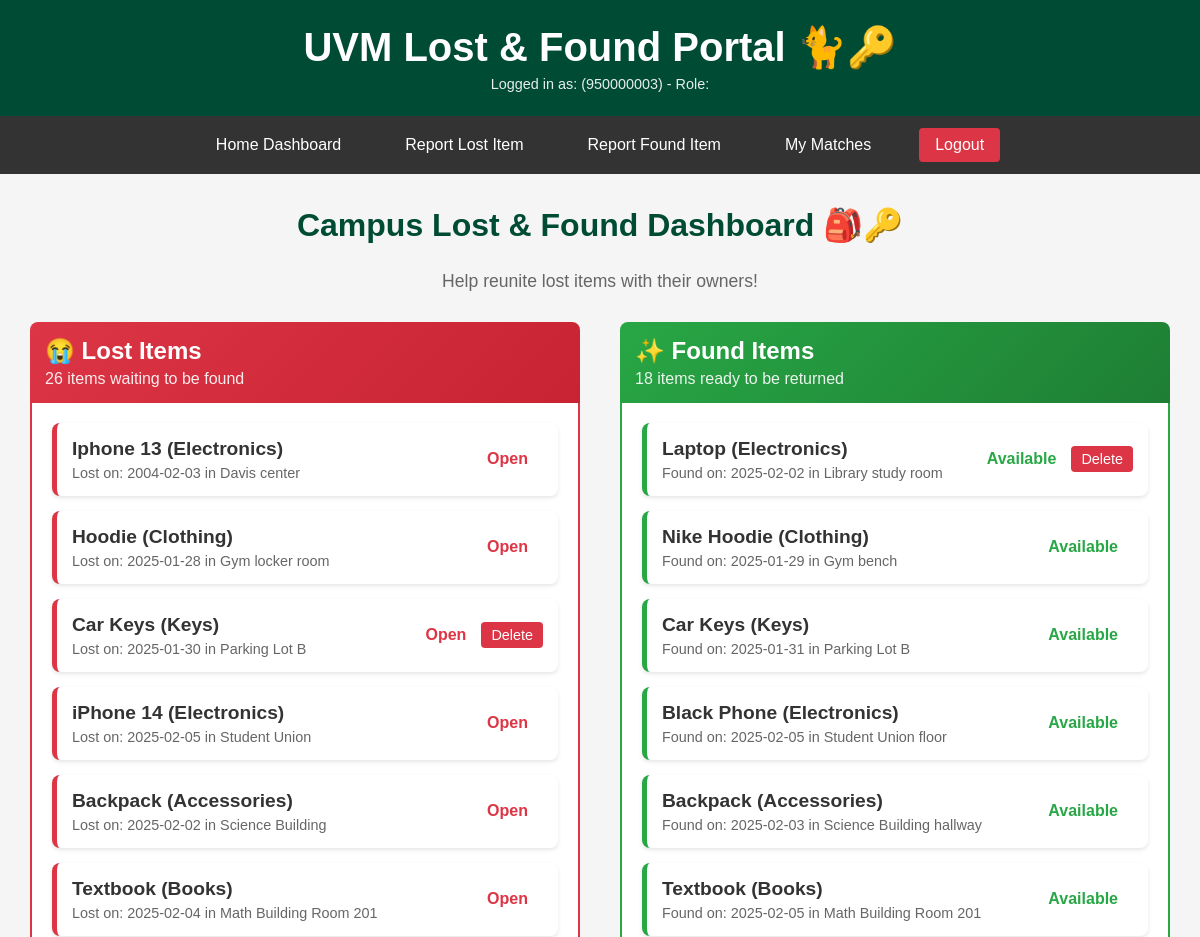
Page / (signed in, upper part) on the earlier database version.
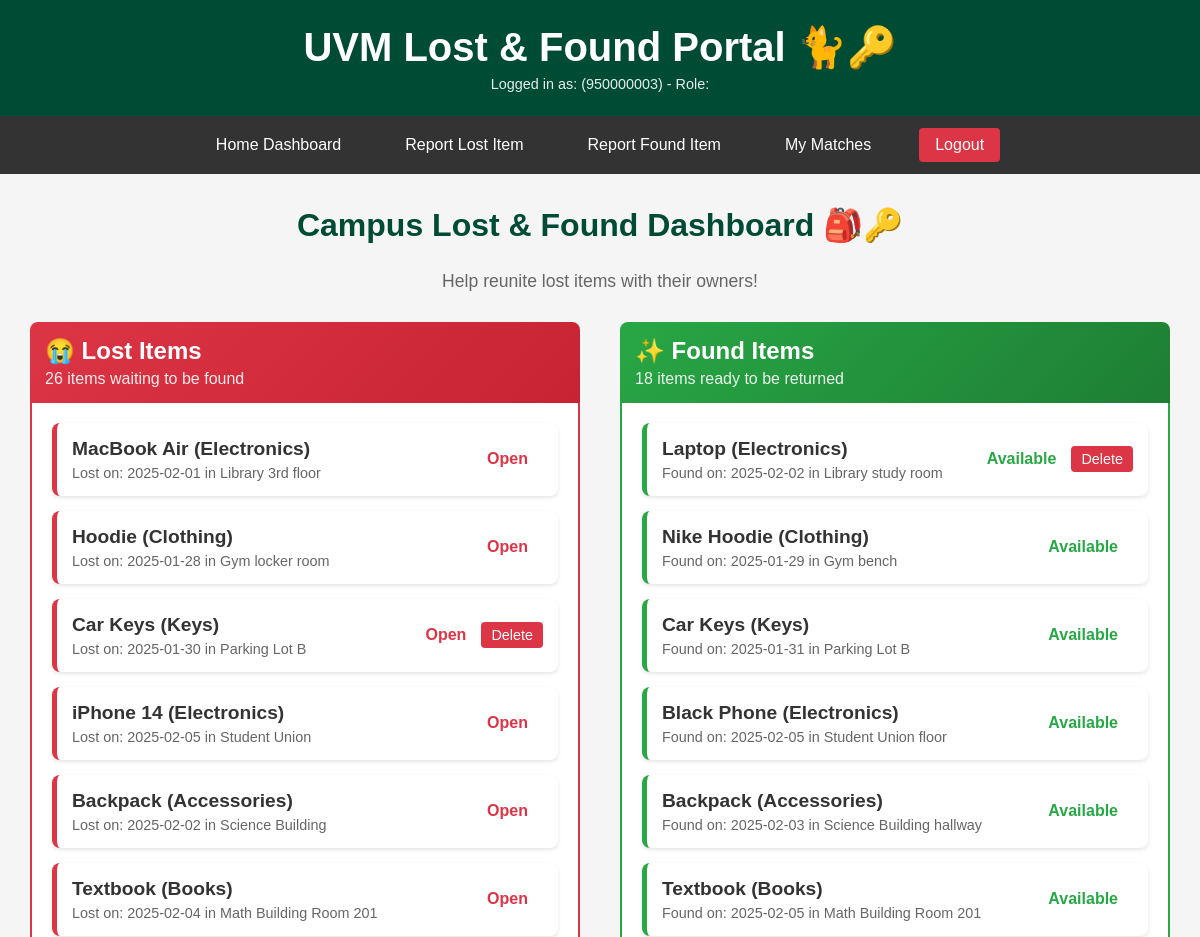
Same page on the later database version.
### tables this page shows
CREATE TABLE LostPosts (
    lost_id TEXT PRIMARY KEY,
    user_id TEXT NOT NULL,
    item_name TEXT NOT NULL,
    category TEXT CHECK(category IN (
        'Electronics', 'Clothing', 'Accessories', 
        'Documents', 'Keys', 'Books', 'Other'
    )),
    description TEXT,
    date_lost DATE,
    last_seen_location TEXT,
    date_posted TIMESTAMP DEFAULT (strftime('%Y-%m-%d %H:%M:%S', 'now')),
    status TEXT DEFAULT 'open' CHECK(status IN ('open', 'matched', 'closed')),
    FOREIGN KEY (user_id) REFERENCES Users(user_id) ON DELETE CASCADE
);

CREATE TABLE FoundPosts (
    found_id TEXT PRIMARY KEY,
    user_id TEXT NOT NULL,
    item_name TEXT NOT NULL,
    category TEXT CHECK(category IN (
        'Electronics', 'Clothing', 'Accessories', 
        'Documents', 'Keys', 'Books', 'Other'
    )),
    description TEXT,
    date_found DATE,
    found_location TEXT,
    storage_location TEXT,
    date_posted TIMESTAMP DEFAULT (strftime('%Y-%m-%d %H:%M:%S', 'now')),
    status TEXT DEFAULT 'available' CHECK(status IN ('available', 'matched', 'returned')),
    FOREIGN KEY (user_id) REFERENCES Users(user_id) ON DELETE CASCADE
);

### main.py (the view)
@app.get("/", response_class=HTMLResponse)
async def home_dashboard(request: Request, user_id: Optional[str] = Cookie(None)):
    current_user = get_current_user(user_id)
    if not current_user:
        return RedirectResponse("/login", status_code=status.HTTP_303_SEE_OTHER)
    lost_posts = get_lost_posts(status='open')
    found_posts = get_found_posts(status='available')
    return templates.TemplateResponse(
        "home.html",
        {
            "request": request,
            "lost_posts": lost_posts,
            "found_posts": found_posts,
            **current_user
        }
    )

### templates/home.html (shortened to what the changed rows need)
{% extends "layout.html" %}
{% block content %}
    <div style="text-align: center; margin-bottom: 30px;">
        <h2 style="color: var(--uvm-green); font-size: 2em;">Campus Lost & Found Dashboard 🎒🔑</h2>
    </div>
    <div style="display: grid; grid-template-columns: 1fr 1fr; gap: 40px; margin-top: 30px;">
        <div>
            <div style="background-color: white; border: 2px solid #dc3545; border-top: none; border-radius: 0 0 8px 8px; padding: 20px; min-height: 200px;">
                {% if lost_posts %}
                    <div style="display: flex; flex-direction: column; gap: 15px;">
                        {% for post in lost_posts %}
                            <div class="post-card lost-link" style="padding: 15px; border-left: 5px solid #dc3545; display: flex; justify-content: space-between; align-items: center;">
                                <div>
                                    <a href="/lost/{{ post.lost_id }}" style="text-decoration: none; color: #333;">
                                        <h4 style="margin: 0;">{{ post.item_name }} ({{ post.category }})</h4>
                                        <p style="margin: 5px 0 0 0; font-size: 0.9em; color: #666;">
                                            Lost on: {{ post.date_lost }} in {{ post.last_seen_location }}
                                        </p>
                                    </a>
                                </div>
                                <div style="display: flex; align-items: center;">
                                    <span class="status-{{ post.status }}" style="margin-right: 15px;">{{ post.status | capitalize }}</span>
                                    {% if post.user_id == user_id or user_role == 'admin' %}
                                        <form action="/delete-lost/{{ post.lost_id }}" method="post" onsubmit="return confirm('Are you sure you want to delete this lost report?');">
                                            <button type="submit" class="delete-btn" style="background-color: #dc3545; color: white; border-radius: 4px; padding: 5px 10px; border: none; cursor: pointer; font-size: 0.9em;">Delete</button>
                                        </form>
                                    {% endif %}
                                </div>
                            </div>
                        {% endfor %}
                    </div>
                {% else %}
                    <div style="text-align: center; padding: 40px 20px; color: #999;">
                        <p style="font-size: 1.2em; margin-bottom: 10px;">🎉 Nothing is currently listed as lost!</p>
                        <p>Be the first to <a href="/add-lost" style="color: #dc3545; font-weight: bold;">report a lost item</a>.</p>
                    </div>
                {% endif %}
            </div>
        </div>
        <div>
            <div style="background-color: white; border: 2px solid #28a745; border-top: none; border-radius: 0 0 8px 8px; padding: 20px; min-height: 200px;">
                {% if found_posts %}
                    <div style="display: flex; flex-direction: column; gap: 15px;">
                        {% for post in found_posts %}
                            <div class="post-card found-link" style="padding: 15px; border-left: 5px solid #28a745; display: flex; justify-content: space-between; align-items: center;">
                                <div>
                                    <a href="/found/{{ post.found_id }}" style="text-decoration: none; color: #333;">
                                        <h4 style="margin: 0;">{{ post.item_name }} ({{ post.category }})</h4>
                                        <p style="margin: 5px 0 0 0; font-size: 0.9em; color: #666;">
                                            Found on: {{ post.date_found }} in {{ post.found_location }}
                                        </p>
                                    </a>
                                </div>
                                <div style="display: flex; align-items: center;">
                                    <span class="status-{{ post.status }}" style="margin-right: 15px;">{{ post.status | capitalize }}</span>
                                    {% if post.user_id == user_id or user_role == 'admin' %}
                                        <form action="/delete-found/{{ post.found_id }}" method="post" onsubmit="return confirm('Are you sure you want to delete this found report?');">
                                            <button type="submit" class="delete-btn" style="background-color: #dc3545; color: white; border-radius: 4px; padding: 5px 10px; border: none; cursor: pointer; font-size: 0.9em;">Delete</button>
                                        </form>
                                    {% endif %}
                                </div>
                            </div>
                        {% endfor %}
                    </div>
                {% else %}
                    <div style="text-align: center; padding: 40px 20px; color: #999;">
                        <p style="font-size: 1.2em; margin-bottom: 10px;">📦 No found items currently!</p>
                        <p>No items have been turned in yet.</p>
                    </div>
                {% endif %}
            </div>
        </div>
    </div>
{% endblock %}

Differences in the rows shown:
removed LostPosts: item_name "Iphone 13", category "Electronics", date_lost "2004-02-03", last_seen_location "Davis center", status "Open"
added LostPosts: item_name "MacBook Air", category "Electronics", date_lost "2025-02-01", last_seen_location "Library 3rd floor", status "Open"
